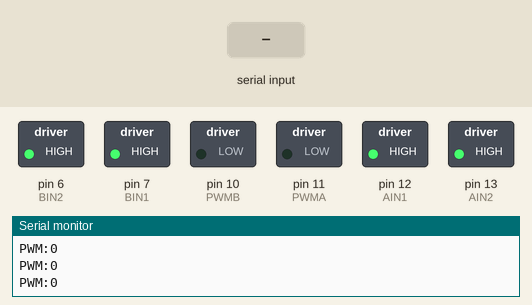
Simulated run of this sketch. Board: Arduino Uno, built with avr-gcc and run on an emulated ATmega328P. Parts: switched loads named in the sketch (green lamp = pin HIGH), the last lines printed to the serial monitor. Inputs (shaded band) come from the test bench.

Above: at 1.2 s.
1.3 s: "2" received over Serial
At 2.0 s:
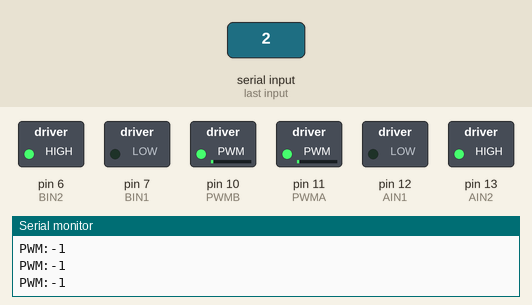
2.8 s: "1" received over Serial
At 3.3 s:
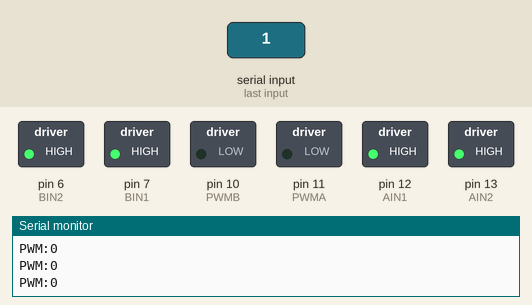
4.3 s: "1" received over Serial
At 5.5 s:
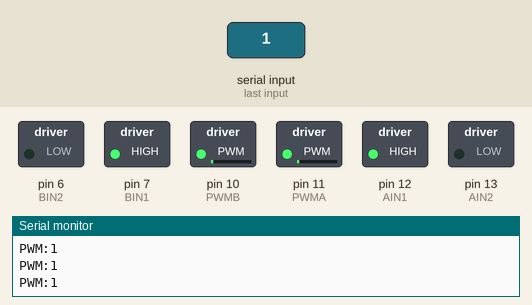
5.8 s: "0" received over Serial
At 6.7 s:
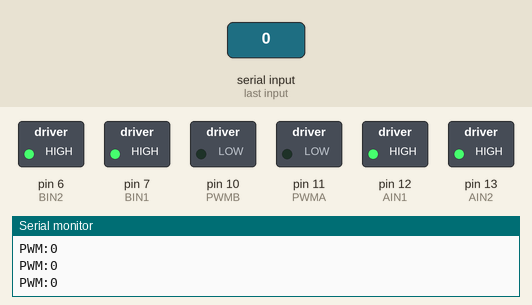
Timing chart, 0 to 8.3 s (numbered marks = the images above; inputs shaded):
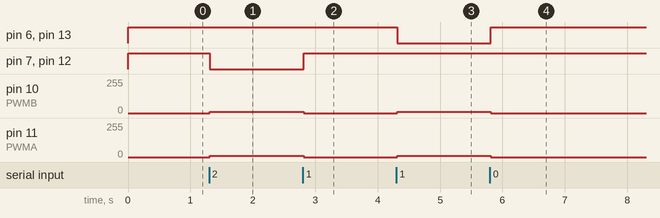

The sketch:

motor.ino
```cpp
#define AIN1 12
#define AIN2 13
#define BIN1 7
#define BIN2 6
#define PWMA 11
#define PWMB 10
#define Start_PWMA 9//start compensation value A
#define Start_PWMB 10//start compensation value B


int PWM = 0;
int SCA = Start_PWMA;
int SCB = Start_PWMB;

void Motor_Init(){
  pinMode(AIN1, OUTPUT);
  pinMode(AIN2, OUTPUT);
  pinMode(BIN1, OUTPUT);
  pinMode(BIN2, OUTPUT);
  pinMode(PWMA, OUTPUT);
  pinMode(PWMB, OUTPUT);

}

void serial_Debug(){
  while(Serial.available()){
    char Receive_Char = Serial.read();//use keyboard to test
    switch(Receive_Char){
      case '1' : PWM++; break;
      case '2' : PWM--; break;
      case '0' : PWM = 0; break;

    }
  }
  Serial.print("PWM:"); Serial.println(PWM);
}

void MOTOR_logic(int P1, int P2, int PWM_pin, int pwmx, int SC){
  pwmx = constrain(pwmx, (-255+SC), (255-SC)); //set limit

  if (pwmx == 0){
    digitalWrite(P1, HIGH);
    digitalWrite(P2, HIGH);
    analogWrite(PWM_pin, 0);
  }

  if (pwmx > 0){ //forward rotation
    digitalWrite(P1, HIGH);
    digitalWrite(P2, LOW);
    analogWrite(PWM_pin, pwmx+SC);
  }

   if (pwmx < 0){ //backward rotation
    digitalWrite(P1, LOW);
    digitalWrite(P2, HIGH);
    analogWrite(PWM_pin, -(pwmx-SC));
  }
}

void Wheel_drive(int pwm, int SCA, int SCB){
  MOTOR_logic(AIN1, AIN2, PWMA, pwm, SCA);
  // MOTOR_logic(BIN1, BIN2, PWMB, -pwm);//two wheels are opposite, use negative value here
  MOTOR_logic(BIN1, BIN2, PWMB, pwm, SCB);
}

void setup() {
  Serial.begin(9600);
  Motor_Init();
}

void loop() {
  // put your main code here, to run repeatedly:
  serial_Debug();
  Wheel_drive(PWM, SCA, SCB);
}
```

Measured:
- after the input at 1.3 s, pin 7 (BIN1), pin 12 (AIN1): HIGH → LOW at once; pin 10 (PWMB): 0/255 → 11/255 at once; pin 11 (PWMA): 0/255 → 10/255 at once
- after the input at 2.8 s, pin 7 (BIN1), pin 12 (AIN1): LOW → HIGH at once; pin 10 (PWMB): 11/255 → 0/255 at once; pin 11 (PWMA): 10/255 → 0/255 at once
- after the input at 4.3 s, pin 6 (BIN2), pin 13 (AIN2): HIGH → LOW at once; pin 10 (PWMB): 0/255 → 11/255 at once; pin 11 (PWMA): 0/255 → 10/255 at once
- after the input at 5.8 s, pin 6 (BIN2), pin 13 (AIN2): LOW → HIGH at once; pin 10 (PWMB): 11/255 → 0/255 at once; pin 11 (PWMA): 10/255 → 0/255 at once
